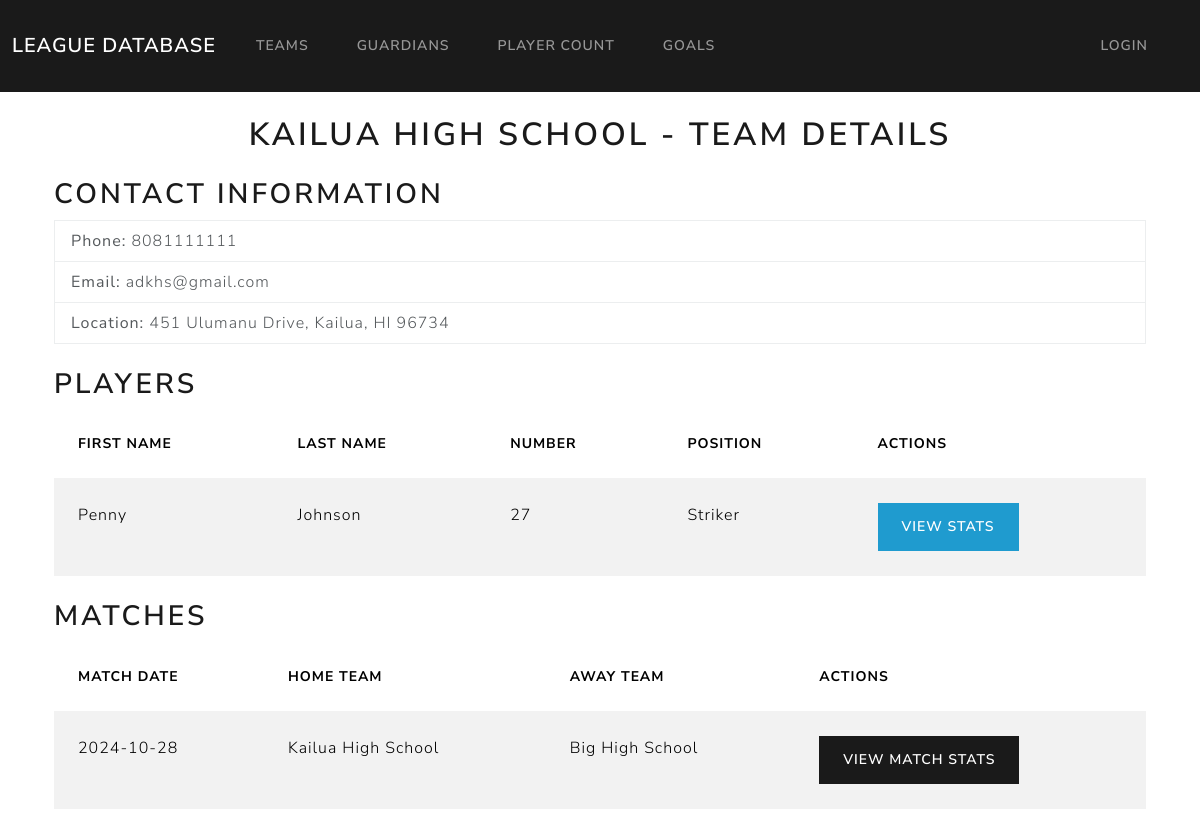
/teams/1/, run on the app's committed database.
### league/models.py (models this page shows)
class Team(models.Model):
    teamid = models.AutoField(db_column='TeamID', primary_key=True)
    schoolname = models.TextField(db_column='SchoolName', blank=True, null=True)
    adphone = models.TextField(db_column='ADPhone', blank=True, null=True)
    ademail = models.TextField(db_column='ADEmail', blank=True, null=True)
    location = models.TextField(db_column='Location', blank=True, null=True)
    class Meta:
        managed = False
        db_table = 'Team'

class Player(models.Model):
    playerid = models.AutoField(db_column='PlayerID', primary_key=True)  # Field name made lowercase.
    firstname = models.TextField(db_column='FirstName', blank=True, null=True)  # Field name made lowercase.
    lastname = models.TextField(db_column='LastName', blank=True, null=True)  # Field name made lowercase.
    dob = models.TextField(db_column='DOB', blank=True, null=True)  # Field name made lowercase.
    number = models.IntegerField(db_column='Number', blank=True, null=True)  # Field name made lowercase.
    startingposition = models.TextField(db_column='StartingPosition', blank=True, null=True)  # Field name made lowercase.
    teamid = models.ForeignKey('Team', models.DO_NOTHING, db_column='TeamID', blank=True, null=True)  # Field name made lowercase.
    class Meta:
        managed = False
        db_table = 'Player'

### league/views.py (the view)
# urls.py: path('teams/<int:team_id>/', views.team_details, name='team_details'),
def team_details(request, team_id):
    with connection.cursor() as cursor:
        cursor.execute("SELECT * FROM Team WHERE TeamID = %s", [team_id])
        team = cursor.fetchone()
        team_columns = [col[0] for col in cursor.description]
        team_data = dict(zip(team_columns, team)) if team else None
        cursor.execute("""
            SELECT PlayerID, FirstName, LastName, Number, StartingPosition
            FROM Player
            WHERE TeamID = %s
        """, [team_id])
        players = cursor.fetchall()
        player_columns = [col[0] for col in cursor.description]
        player_data = [dict(zip(player_columns, player)) for player in players]
        cursor.execute("""
            SELECT m.MatchID, m.MatchDate, ht.SchoolName AS HomeTeam, at.SchoolName AS AwayTeam
            FROM Match m
            JOIN Team ht ON m.HomeTeamID = ht.TeamID
            JOIN Team at ON m.AwayTeamID = at.TeamID
            WHERE m.HomeTeamID = %s OR m.AwayTeamID = %s
        """, [team_id, team_id])
        matches = cursor.fetchall()
        match_columns = [col[0] for col in cursor.description]
        match_data = [dict(zip(match_columns, match)) for match in matches]
    return render(request, 'league/team_details.html', {
        'team': team_data,
        'players': player_data,
        'matches': match_data,
    })

### league/templates/league/team_details.html
{% extends "base.html" %}
{% block content %}
<div class="container">
    <h1 class="text-center my-4">{{ team.SchoolName }} - Team Details</h1>
    <h2>Contact Information</h2>
    <ul class="list-group mb-4">
        <li class="list-group-item"><strong>Phone:</strong> {{ team.ADPhone }}</li>
        <li class="list-group-item"><strong>Email:</strong> {{ team.ADEmail }}</li>
        <li class="list-group-item"><strong>Location:</strong> {{ team.Location }}</li>
    </ul>
    <h2>Players</h2>
    <table class="table table-striped mb-4">
        <thead class="thead-dark">
            <tr>
                <th>First Name</th>
                <th>Last Name</th>
                <th>Number</th>
                <th>Position</th>
                <th>Actions</th>
            </tr>
        </thead>
        <tbody>
            {% for player in players %}
                <tr>
                    <td>{{ player.FirstName }}</td>
                    <td>{{ player.LastName }}</td>
                    <td>{{ player.Number }}</td>
                    <td>{{ player.StartingPosition }}</td>
                    <td>
                        <a href="/player/{{ player.PlayerID }}/stats/" class="btn btn-info">View Stats</a>
                    </td>
                </tr>
            {% endfor %}
        </tbody>
    </table>
    <h2>Matches</h2>
    <table class="table table-striped">
        <thead class="thead-dark">
            <tr>
                <th>Match Date</th>
                <th>Home Team</th>
                <th>Away Team</th>
                <th>Actions</th>
            </tr>
        </thead>
        <tbody>
            {% for match in matches %}
                <tr>
                    <td>{{ match.MatchDate }}</td>
                    <td>{{ match.HomeTeam }}</td>
                    <td>{{ match.AwayTeam }}</td>
                    <td>
                        <a href="/match/{{ match.MatchID }}/stats/" class="btn btn-primary">View Match Stats</a>
                    </td>
                </tr>
            {% endfor %}
        </tbody>
    </table>
</div>
{% endblock %}

### data on the page
Team: SchoolName "KAILUA HIGH SCHOOL", ADEmail "adkhs@gmail.com", Location "451 Ulumanu Drive, Kailua, HI 96734"
Player: FirstName "Penny", LastName "Johnson", Number "27", StartingPosition "Striker"

### other printed values
{{ team.ADPhone }} "8081111111"
{{ match.MatchDate }} "2024-10-28"
{{ match.HomeTeam }} "Kailua High School"
{{ match.AwayTeam }} "Big High School"
